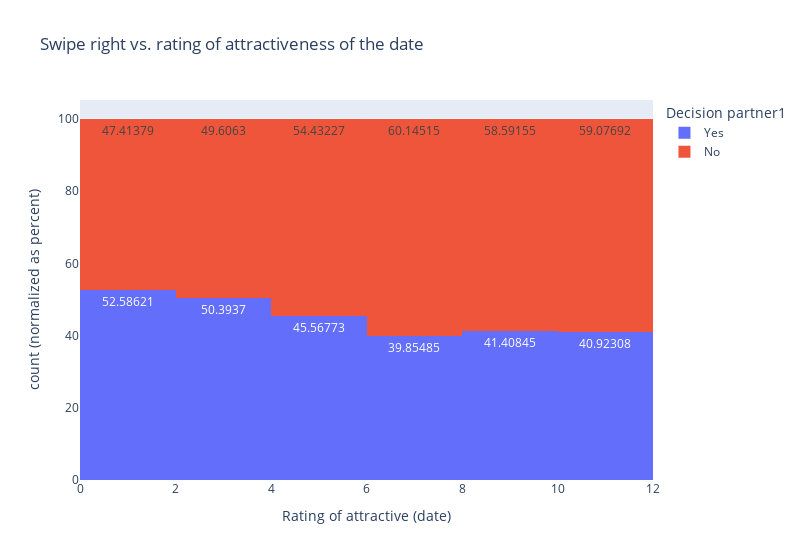

Write notebook code for a chart like this one.
### Code cell
fig=px.histogram(df_base,width=800,x='Rating of attractive (date)',barnorm = 'percent',color='Decision partner1',text_auto=True, nbins=10, title='Swipe right vs. rating of attractiveness of the date')
fig.show()

### Figure 1 — Plotly figure (JSON) as saved in the notebook; plotly's stock layout.template omitted (floating-point values rounded to 4 significant figures; data arrays with more than 128 entries replaced by an {"elided": "..."} marker saying what was removed)
{"data": [{"alignmentgroup": "True", "bingroup": "x", "hovertemplate": "Decision partner1=Yes<br>Rating of attractive (date)=%{x}<br>count (normalized as percent)=%{y}<extra></extra>", "legendgroup": "Yes", "marker": {"color": "#636efa", "pattern": {"shape": ""}}, "name": "Yes", "nbinsx": 10, "offsetgroup": "Yes", "orientation": "v", "showlegend": true, "texttemplate": "%{value}", "type": "histogram", "x": {"elided": "3518 float values"}, "xaxis": "x", "yaxis": "y"}, {"alignmentgroup": "True", "bingroup": "x", "hovertemplate": "Decision partner1=No<br>Rating of attractive (date)=%{x}<br>count (normalized as percent)=%{y}<extra></extra>", "legendgroup": "No", "marker": {"color": "#EF553B", "pattern": {"shape": ""}}, "name": "No", "nbinsx": 10, "offsetgroup": "No", "orientation": "v", "showlegend": true, "texttemplate": "%{value}", "type": "histogram", "x": {"elided": "4860 float values"}, "xaxis": "x", "yaxis": "y"}], "layout": {"barmode": "relative", "barnorm": "percent", "legend": {"title": {"text": "Decision partner1"}, "tracegroupgap": 0}, "title": {"text": "Swipe right vs. rating of attractiveness of the date"}, "width": 800, "xaxis": {"anchor": "y", "domain": [0, 1], "title": {"text": "Rating of attractive (date)"}}, "yaxis": {"anchor": "x", "domain": [0, 1], "title": {"text": "count (normalized as percent)"}}}}
